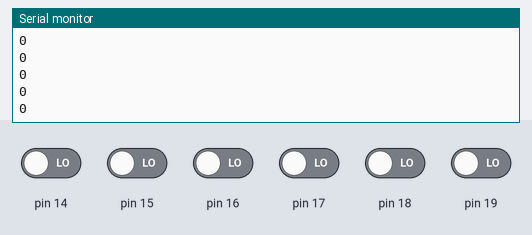
Simulated run of this sketch. Board: Arduino Uno, built with avr-gcc and run on an emulated ATmega328P. Parts: the last lines printed to the serial monitor. The inputs (shaded band) are chosen by the test bench; at power-on: pin 14–19 LOW.

Above: at 1.2 s.
1.3 s: pin 14 driven HIGH
At 2.2 s:
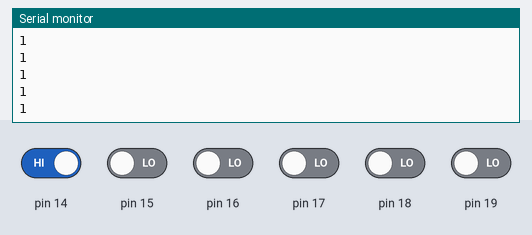
2.8 s: pin 15 driven HIGH
At 3.3 s:
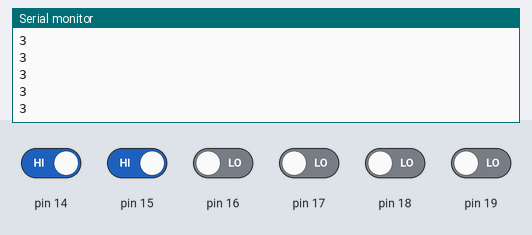
4.3 s: pin 16 driven HIGH
At 5.2 s:
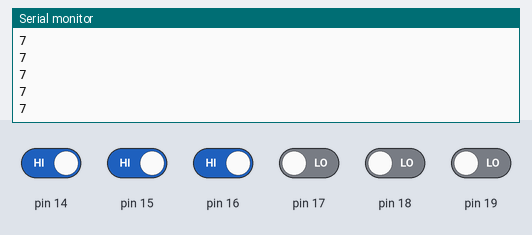
5.8 s: pin 17 driven HIGH
At 6.5 s:
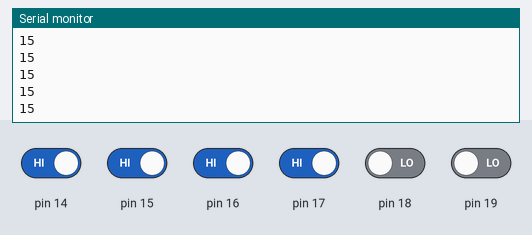
7.3 s: pin 18 driven HIGH
At 8.1 s:
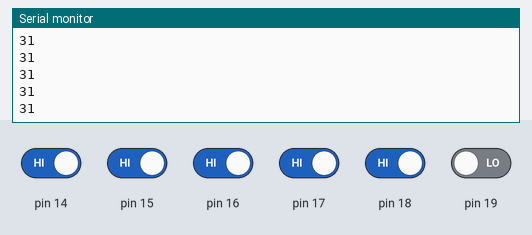
8.8 s: pin 19 driven HIGH
At 9.3 s:
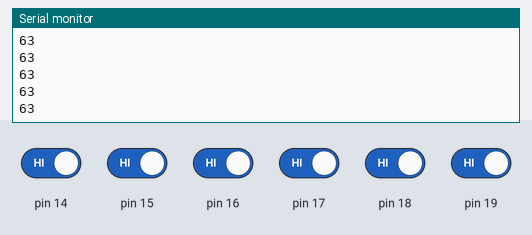
Timing chart, 0 to 11.3 s (numbered marks = the images above; inputs shaded):
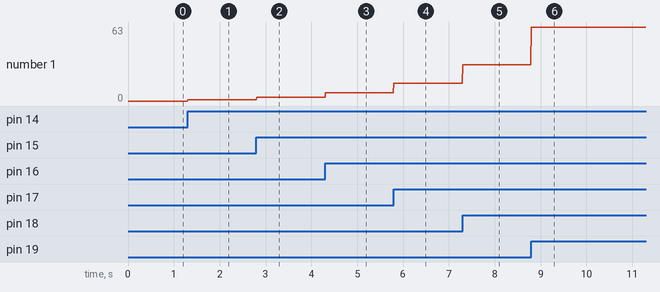

Measured:
- after the input at 1.3 s, the serial monitor: prints a new line at once (image 1)
- after the input at 2.8 s, the serial monitor: prints a new line at once (image 2)
- after the input at 4.3 s, the serial monitor: prints a new line at once (image 3)
- after the input at 5.8 s, the serial monitor: prints a new line at once (image 4)
- after the input at 7.3 s, the serial monitor: prints a new line at once (image 5)
- after the input at 8.8 s, the serial monitor: prints a new line at once (image 6)
- plotted number 1: 0 → 1 after the input at 1.3 s, 1 → 3 after the input at 2.8 s, 3 → 7 after the input at 4.3 s, 7 → 15 after the input at 5.8 s, 15 → 31 after the input at 7.3 s

The sketch:

test8.ino
```cpp
void setup() {
  // put your setup code here, to run once:
Serial.begin(115200);
DDRC = B00000000;
}

void loop() {
  // put your main code here, to run repeatedly:
  int sensor_val = PINC;
  Serial.println(sensor_val);
  delay(10);
}
```
